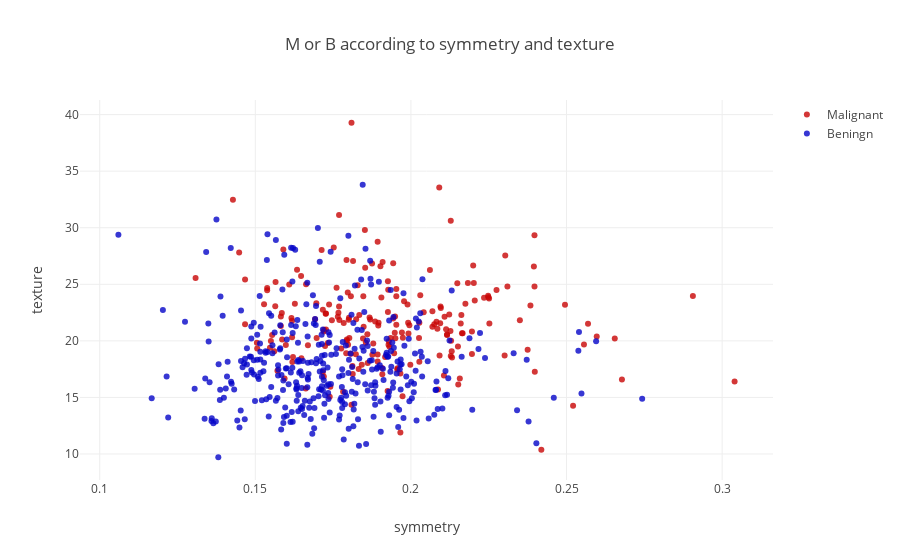

The code cell stored with this chart in its notebook:
### Markdown cell above
It is clearly seen that dangerous cell (Malignant) has a bigger concavity and compactness rather than Beningn.

### Code cell
trace1 = go.Scatter(
            x = target_M_data.symmetry_mean,
            y = target_M_data.texture_mean,
            mode = "markers",
            name = "Malignant",
            marker = dict(color = "rgba(200,5,5,0.8)"),
            text = target_M_data.diagnosis

)

trace2 = go.Scatter(
            x = target_B_data.symmetry_mean,
            y = target_B_data.texture_mean,
            mode = "markers",
            name = "Beningn",
            marker = dict(color = "rgba(5,5,200,0.8)"),
            text = target_B_data.diagnosis

)


graph_data = [trace1, trace2]

layout = dict(title =  "M or B according to symmetry and texture",
             xaxis = dict(title = "symmetry"),
             yaxis = dict(title = "texture"))


fig = dict(layout = layout,data = graph_data)


iplot(fig)

### Figure 1 — Plotly figure (JSON) as saved in the notebook; plotly's stock layout.template omitted (floating-point values rounded to 4 significant figures; data arrays with more than 128 entries replaced by an {"elided": "..."} marker saying what was removed)
{"data": [{"marker": {"color": "rgba(200,5,5,0.8)"}, "mode": "markers", "name": "Malignant", "text": {"elided": "212 str values"}, "type": "scatter", "uid": "ba6bda31-fb34-48b9-87a4-d9e178aa7af0", "x": {"elided": "212 float values"}, "y": {"elided": "212 float values"}}, {"marker": {"color": "rgba(5,5,200,0.8)"}, "mode": "markers", "name": "Beningn", "text": {"elided": "357 str values"}, "type": "scatter", "uid": "dcb92a70-6067-42ac-8b4a-9542d3ffe019", "x": {"elided": "357 float values"}, "y": {"elided": "357 float values"}}], "layout": {"title": {"text": "M or B according to symmetry and texture"}, "xaxis": {"title": {"text": "symmetry"}}, "yaxis": {"title": {"text": "texture"}}}}
